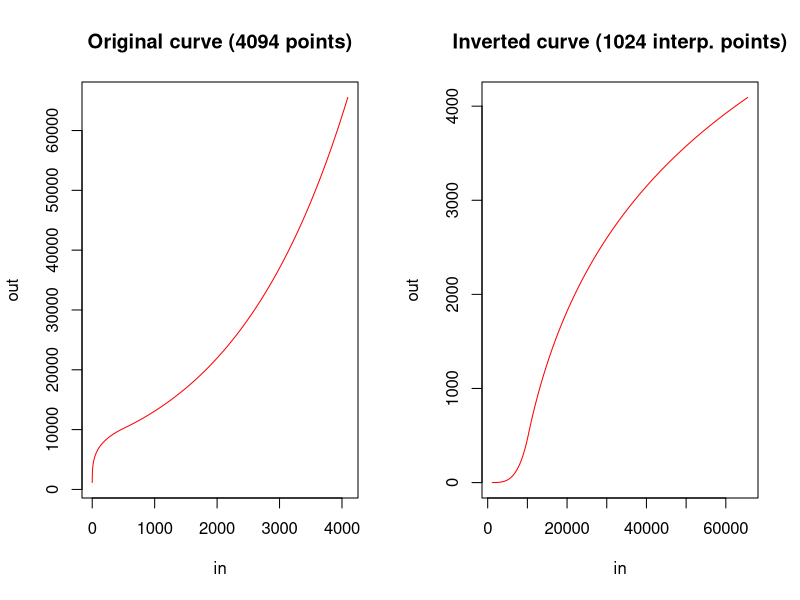
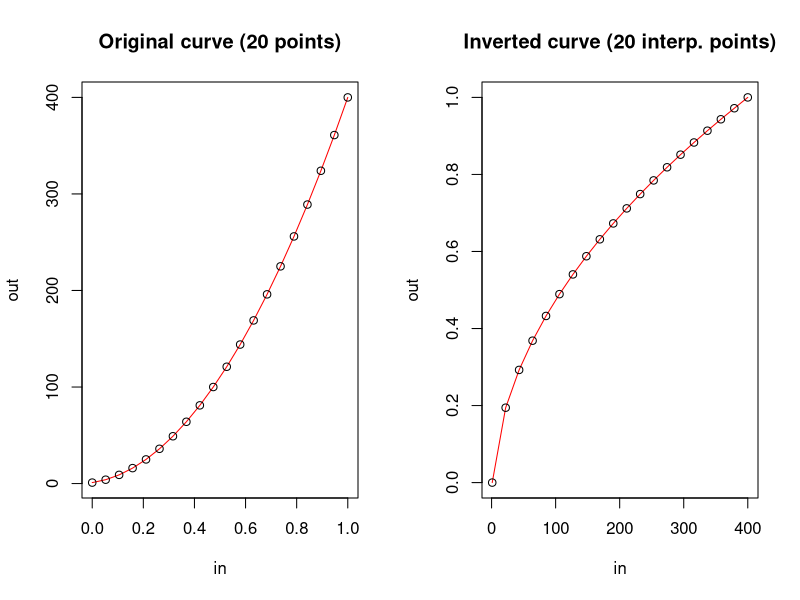

These figures' R source, in order:
# Curve inversion

invert.curve=function(x, nsample=256) {
    MAXDOTS=20  # max points to plot
    
    x=as.matrix(x)  # in case x is a vector
    ROWS=dim(x)[1]
    if (dim(x)[2]==1) x=cbind(seq(0,1,length.out=ROWS), x)  # x is vector

    par(mfrow=c(1,2))
    plot(x, main=paste0("Original curve (", ROWS," points)"),
         type='l', col='red', xlab='in', ylab='out')
    if (ROWS<=MAXDOTS) points(x)
    
    x[,c(1,2)]=x[,c(2,1)]  # swap in/out
    
    if (nsample>=2) {  # resample curve
        spl=spline(x, n=nsample, method="natural")
        m=cbind(spl$x, spl$y)
        plot(m, main=paste0("Inverted curve (", nsample," interp. points)"),
             type='l', col='red', xlab='in', ylab='out')
        if (nsample<=MAXDOTS) points(m)
        return(m)       
    } else {  # just transpose curve
        plot(x, main=paste0("Inverted curve (", ROWS," transp. points)"),
             type='l', col='red', xlab='in', ylab='out')
        if (ROWS<=MAXDOTS) points(x)
        return(x)
    }
}

x=as.matrix(read.csv("ARRI_AntiLog_curve.txt", header=FALSE, sep=' '))
m=invert.curve(x, nsample=1024)
write.table(m, "ARRI_AntiLog_curve_INVERTED.txt", sep=' ',
          row.names=FALSE, col.names=FALSE)


x=(1:20)^2
m=invert.curve(x, nsample=20)
